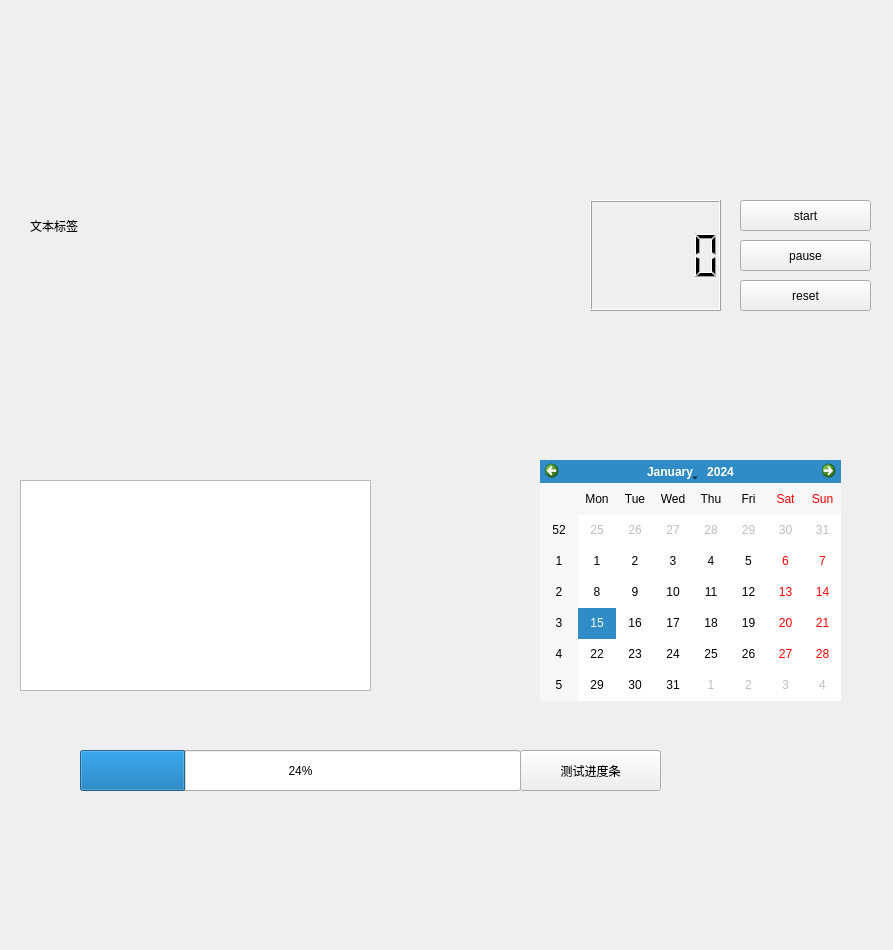
<?xml version="1.0" encoding="UTF-8"?>
<ui version="4.0">
 <class>Widget</class>
 <widget class="QWidget" name="Widget">
  <property name="geometry">
   <rect>
    <x>0</x>
    <y>0</y>
    <width>893</width>
    <height>950</height>
   </rect>
  </property>
  <property name="windowTitle">
   <string>Widget</string>
  </property>
  <widget class="QLabel" name="labeljpg">
   <property name="geometry">
    <rect>
     <x>30</x>
     <y>30</y>
     <width>521</width>
     <height>391</height>
    </rect>
   </property>
   <property name="text">
    <string>文本标签</string>
   </property>
  </widget>
  <widget class="QTextBrowser" name="textBrowser">
   <property name="geometry">
    <rect>
     <x>20</x>
     <y>480</y>
     <width>351</width>
     <height>211</height>
    </rect>
   </property>
  </widget>
  <widget class="QProgressBar" name="progressBar">
   <property name="geometry">
    <rect>
     <x>80</x>
     <y>750</y>
     <width>441</width>
     <height>41</height>
    </rect>
   </property>
   <property name="value">
    <number>24</number>
   </property>
  </widget>
  <widget class="QCalendarWidget" name="calendarWidget">
   <property name="geometry">
    <rect>
     <x>540</x>
     <y>460</y>
     <width>301</width>
     <height>241</height>
    </rect>
   </property>
  </widget>
  <widget class="QPushButton" name="progressBar_2">
   <property name="geometry">
    <rect>
     <x>520</x>
     <y>750</y>
     <width>141</width>
     <height>41</height>
    </rect>
   </property>
   <property name="text">
    <string>测试进度条</string>
   </property>
  </widget>
  <widget class="QLCDNumber" name="lcdNumber">
   <property name="geometry">
    <rect>
     <x>590</x>
     <y>200</y>
     <width>131</width>
     <height>111</height>
    </rect>
   </property>
  </widget>
  <widget class="QPushButton" name="pushbuttonstart">
   <property name="geometry">
    <rect>
     <x>740</x>
     <y>200</y>
     <width>131</width>
     <height>31</height>
    </rect>
   </property>
   <property name="text">
    <string>start</string>
   </property>
  </widget>
  <widget class="QPushButton" name="pushbuttonpause">
   <property name="geometry">
    <rect>
     <x>740</x>
     <y>240</y>
     <width>131</width>
     <height>31</height>
    </rect>
   </property>
   <property name="text">
    <string>pause</string>
   </property>
  </widget>
  <widget class="QPushButton" name="pushbuttonreset">
   <property name="geometry">
    <rect>
     <x>740</x>
     <y>280</y>
     <width>131</width>
     <height>31</height>
    </rect>
   </property>
   <property name="text">
    <string>reset</string>
   </property>
  </widget>
 </widget>
 <resources/>
 <connections/>
</ui>
